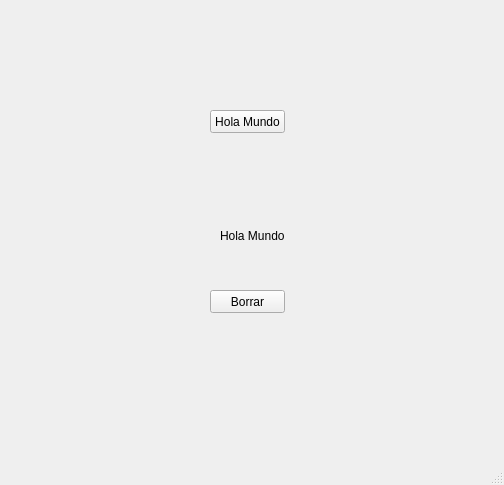
<?xml version="1.0" encoding="UTF-8"?>
<ui version="4.0">
 <class>MainWindow</class>
 <widget class="QMainWindow" name="MainWindow">
  <property name="geometry">
   <rect>
    <x>0</x>
    <y>0</y>
    <width>504</width>
    <height>485</height>
   </rect>
  </property>
  <property name="windowTitle">
   <string>MainWindow</string>
  </property>
  <widget class="QWidget" name="centralwidget">
   <widget class="QPushButton" name="pushButton">
    <property name="geometry">
     <rect>
      <x>210</x>
      <y>290</y>
      <width>75</width>
      <height>23</height>
     </rect>
    </property>
    <property name="text">
     <string>Borrar</string>
    </property>
   </widget>
   <widget class="QLabel" name="lblholamundo">
    <property name="geometry">
     <rect>
      <x>220</x>
      <y>220</y>
      <width>101</width>
      <height>31</height>
     </rect>
    </property>
    <property name="text">
     <string>Hola Mundo</string>
    </property>
   </widget>
   <widget class="QPushButton" name="btnhola">
    <property name="geometry">
     <rect>
      <x>210</x>
      <y>110</y>
      <width>75</width>
      <height>23</height>
     </rect>
    </property>
    <property name="text">
     <string>Hola Mundo</string>
    </property>
   </widget>
  </widget>
  <widget class="QMenuBar" name="menubar">
   <property name="geometry">
    <rect>
     <x>0</x>
     <y>0</y>
     <width>504</width>
     <height>21</height>
    </rect>
   </property>
  </widget>
  <widget class="QStatusBar" name="statusbar"/>
 </widget>
 <resources/>
 <connections>
  <connection>
   <sender>pushButton</sender>
   <signal>clicked()</signal>
   <receiver>lblholamundo</receiver>
   <slot>clear()</slot>
   <hints>
    <hint type="sourcelabel">
     <x>262</x>
     <y>325</y>
    </hint>
    <hint type="destinationlabel">
     <x>252</x>
     <y>248</y>
    </hint>
   </hints>
  </connection>
 </connections>
</ui>
